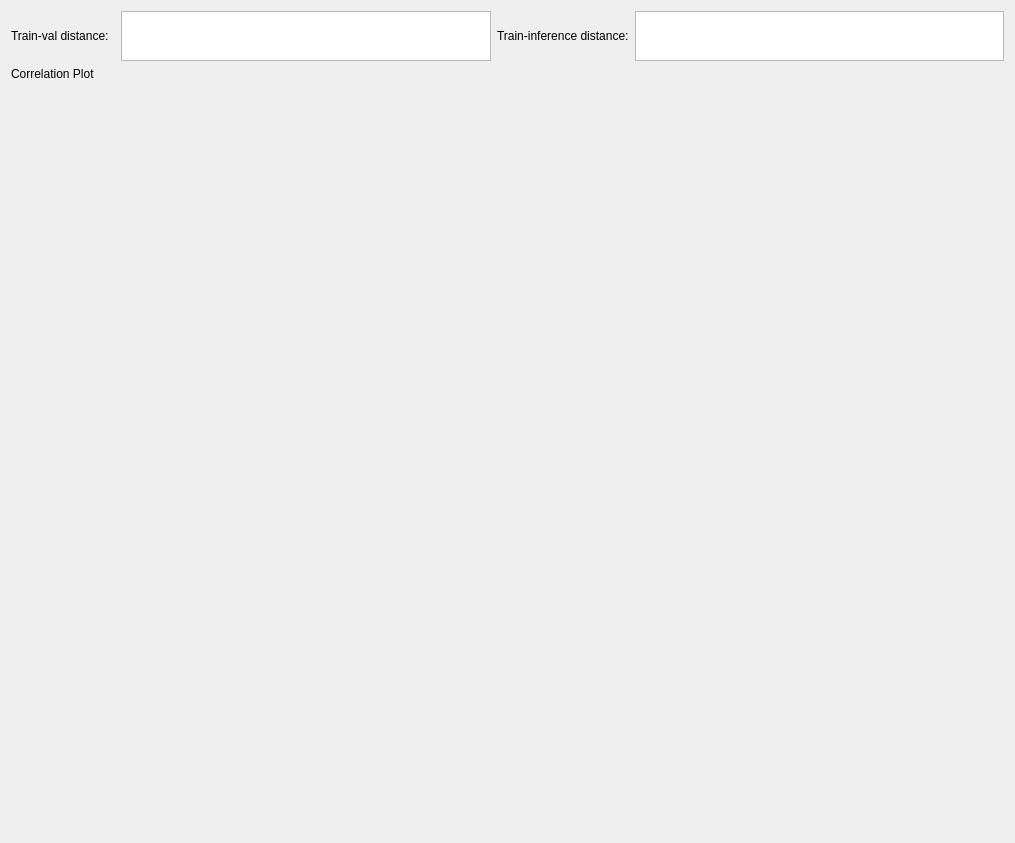
<?xml version="1.0" encoding="UTF-8"?>
<ui version="4.0">
 <class>Form</class>
 <widget class="QWidget" name="Form">
  <property name="geometry">
   <rect>
    <x>0</x>
    <y>0</y>
    <width>1015</width>
    <height>843</height>
   </rect>
  </property>
  <property name="sizePolicy">
   <sizepolicy hsizetype="Preferred" vsizetype="Preferred">
    <horstretch>0</horstretch>
    <verstretch>0</verstretch>
   </sizepolicy>
  </property>
  <property name="windowTitle">
   <string>Form</string>
  </property>
  <layout class="QGridLayout" name="gridLayout">
   <item row="3" column="0">
    <widget class="QLabel" name="label_2">
     <property name="sizePolicy">
      <sizepolicy hsizetype="Preferred" vsizetype="Fixed">
       <horstretch>0</horstretch>
       <verstretch>0</verstretch>
      </sizepolicy>
     </property>
     <property name="text">
      <string>Correlation Plot</string>
     </property>
    </widget>
   </item>
   <item row="0" column="0">
    <widget class="QLabel" name="label_3">
     <property name="sizePolicy">
      <sizepolicy hsizetype="Preferred" vsizetype="Fixed">
       <horstretch>0</horstretch>
       <verstretch>0</verstretch>
      </sizepolicy>
     </property>
     <property name="text">
      <string>Train-val distance:</string>
     </property>
    </widget>
   </item>
   <item row="0" column="2">
    <widget class="QTextBrowser" name="trainInfTextBrowser">
     <property name="sizePolicy">
      <sizepolicy hsizetype="Expanding" vsizetype="Fixed">
       <horstretch>0</horstretch>
       <verstretch>0</verstretch>
      </sizepolicy>
     </property>
     <property name="maximumSize">
      <size>
       <width>16777215</width>
       <height>50</height>
      </size>
     </property>
    </widget>
   </item>
   <item row="0" column="3">
    <widget class="QLabel" name="label_4">
     <property name="sizePolicy">
      <sizepolicy hsizetype="Preferred" vsizetype="Fixed">
       <horstretch>0</horstretch>
       <verstretch>0</verstretch>
      </sizepolicy>
     </property>
     <property name="text">
      <string>Train-inference distance:</string>
     </property>
    </widget>
   </item>
   <item row="0" column="4">
    <widget class="QTextBrowser" name="trainValTextBrowser">
     <property name="sizePolicy">
      <sizepolicy hsizetype="Expanding" vsizetype="Fixed">
       <horstretch>0</horstretch>
       <verstretch>0</verstretch>
      </sizepolicy>
     </property>
     <property name="maximumSize">
      <size>
       <width>16777215</width>
       <height>50</height>
      </size>
     </property>
    </widget>
   </item>
   <item row="10" column="0" rowspan="2" colspan="5">
    <widget class="QWidget" name="correlationPlotWidget" native="true">
     <property name="sizePolicy">
      <sizepolicy hsizetype="Expanding" vsizetype="MinimumExpanding">
       <horstretch>0</horstretch>
       <verstretch>0</verstretch>
      </sizepolicy>
     </property>
     <property name="minimumSize">
      <size>
       <width>400</width>
       <height>400</height>
      </size>
     </property>
    </widget>
   </item>
  </layout>
 </widget>
 <resources/>
 <connections/>
</ui>
